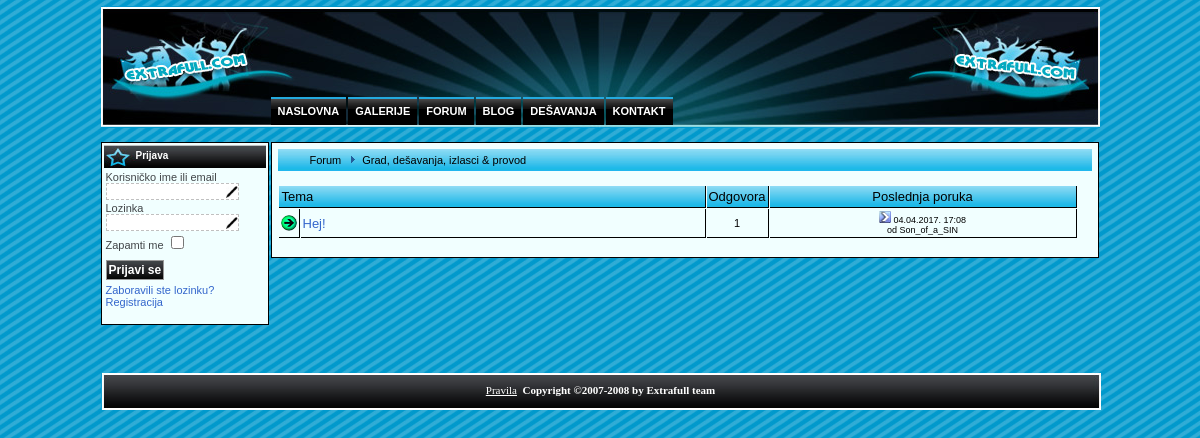
The page /forum?cid=1 on the database its author committed.
### tables this page shows
CREATE TABLE `jos_forum_cats` (
  `id` int(11) NOT NULL,
  `group` int(11) NOT NULL DEFAULT '0',
  `name` tinytext NOT NULL,
  `icon` varchar(20) DEFAULT NULL,
  `moderators` text,
  `description` text,
  `numTopics` int(11) NOT NULL DEFAULT '0',
  `numPosts` int(11) NOT NULL DEFAULT '0',
  `last_topic_id` int(11) NOT NULL DEFAULT '0',
  `creator` int(11) DEFAULT '0',
  `time_created` int(11) DEFAULT '0'
);

CREATE TABLE `jos_forum_topics` (
  `id` int(11) NOT NULL,
  `cid` int(11) NOT NULL,
  `last_id` int(11) NOT NULL,
  `last_userid` int(11) NOT NULL,
  `last_username` varchar(50) NOT NULL,
  `sticky` tinyint(4) DEFAULT '0',
  `time` int(11) DEFAULT '0',
  `subject` varchar(200) NOT NULL,
  `view` int(11) DEFAULT '0',
  `replies` int(11) DEFAULT '0',
  `locked` tinyint(4) DEFAULT '0'
);

### component/forum/controller.php (called while the page is built, shortened)
<?php
class ForumController extends JController
{
	function display()
	{
		$cid = JRequest::getInt('cid',-1);
		$tid = JRequest::getInt('tid',-1);
		$pid = JRequest::getInt('pid',-1);
		if ($pid > 0){
			$db = &Database::getInstance();
			$query = 'SELECT a.tid,count(b.id) as cnt FROM #__forum_posts as a JOIN #__forum_posts AS b on b.tid=a.tid AND b.id <= a.id WHERE a.id='.$pid.' GROUP BY a.tid';
			$db->setQuery($query);
			$obj = $db->loadObject();
			if (!$obj) return;
			global $mainframe;
			$limitstart = intval(($obj->cnt - 1) / 10)*10;
			$mainframe->redirect(Basic::uriBase().'/forum?tid='.$obj->tid.'&limitstart='.$limitstart.'#post'.$pid);
		}
		else if ($tid > 0){
			$viewName = 'topic';
			$id = $tid;
		}
		else if ($cid > 0){
			$viewName = 'topics';
			$id = $cid;
		}
		else {
			$id = JRequest::getInt('show');
			$viewName = $id ? 'posts' : 'cats';
		}
		$view = $this->getView( $viewName, 'html' );
		$view->id = $id;
		$model = $this->getModel( $viewName, 'modelforum' );
		$view->setModel( $model, true );
   	$view->display();
  }
}
?>

### component/forum/forum.php (called while the page is built, shortened)
<?php
require_once (JPATH_COMPONENT.DS.'controller.php');
$controller = new ForumController();
$controller->setName('forum');
$controller->execute(JRequest::getVar('task', 'display', 'default', 'cmd'));
?>

### basic.php (called while the page is built, shortened)
<?php
class Basic{
	protected static $uriBase = null;
	public static function uriBase(){
		if (self::$uriBase == null){
			if (isset($_SERVER['HTTPS']) && !empty($_SERVER['HTTPS']) && (strtolower($_SERVER['HTTPS']) != 'off')) {
				$https = 's://';
			} else {
				$https = '://';
			}
			$s_name = $_SERVER['HTTP_HOST'];
			if (!empty ($_SERVER['PHP_SELF']) && !empty ($_SERVER['REQUEST_URI'])) {
				$uriBase = 'http' . $https . $s_name . rtrim(dirname($_SERVER['PHP_SELF']), '/\\');
			}
			else{
				$uriBase = 'http' . $https . $s_name.rtrim(dirname($_SERVER['SCRIPT_NAME']), '/\\');
			}
			$uriBase = urldecode($uriBase);
			$uriBase = str_replace('"', '&quot;',$uriBase);
			$uriBase = str_replace('<', '&lt;',$uriBase);
			$uriBase = str_replace('>', '&gt;',$uriBase);
			$uriBase = preg_replace('/eval\((.*)\)/', '', $uriBase);
			$uriBase = preg_replace('/[\\\"\\\'][\\s]*javascript:(.*)[\\\"\\\']/', '""', $uriBase);
			self::$uriBase = $uriBase;
		}
		return self::$uriBase;
	}
}

### database.php (called while the page is built, shortened)
<?php
class Database{
	public $connection;
	public $query = '';
	private function __construct(){
		$this->connection = @mysqli_connect( DB_HOST, DB_USER, DB_PASSWORD, DB_NAME );
		mysqli_set_charset( $this->connection, DB_CHARACTER_SET );
	}
	public function setQuery($query, $offset = -1, $limit = -1){
		if ($offset >= 0){
			 $query .= ' LIMIT '.$offset;
			 if ($limit >= 0){
			 	 $query .= ','.$limit;
			 }
		}
	  	$this->query = str_replace( '#__', DB_PREFIX, $query );
	}
	public function query( $query = null, $update = false ){
	  	if ($query == null){
	    	$query = $this->query;
		}
		else{
			$query = str_replace( '#__', DB_PREFIX, $query );
		}
		if ( $update ){
			mysqli_query( $this->connection, $query );
			return mysqli_affected_rows($this->connection);
		}
		else {
			$result = mysqli_query( $this->connection, $query );
			return $result;
		}
	}
	public function loadObjectList( $query = null ){
		$result = $this->query( $query );
		$array = array();
		while ( $row = mysqli_fetch_object( $result ) ) {
			$array[] = $row;
		}
		return $array;
	}
	public function loadObject( $query  = null){
		$result = $this->query( $query );
		$ret = null;
		if ( $object = mysqli_fetch_object( $result ) ) {
			$ret = $object;
		}
		return $ret;
	}
}

### component/forum/models/topics.php (called while the page is built, shortened)
<?php
class ModelForumTopics extends JModel
{
	var $cid;
  function get($limitstart,$limit)
  {
  	 $query = 'SELECT * FROM #__forum_topics WHERE cid='.$this->cid.' ORDER by sticky DESC,time DESC';
		 $rows =  $this->_getList( $query, $limitstart, $limit );
		 return $rows;
  }
  function loadCat(){
  	 $query = 'SELECT name,`group`,moderators,numTopics FROM #__forum_cats WHERE id='.$this->cid;
  	 $db = &Database::getInstance();
  	 $db->setQuery( $query );
  	 $this->cat = $db->loadObject();
  }
}
?>

### library/model.php (called while the page is built, shortened)
<?php
class JModel{
	protected $_db;
	public function __construct($name){
		$this->_db = &Database::getInstance();
	}
	public function _getList( $query, $limitstart = -1, $limit = -1 ){
		$this->_db->setQuery( $query, $limitstart, $limit );
		$result = $this->_db->loadObjectList();
		return $result;
	}
}

### application.php (called while the page is built, shortened)
<?php
require_once(BASE_PATH.DS.'database.php');
require_once(BASE_PATH.DS.'basic.php');
require_once(BASE_PATH.DS.'library'.DS.'controller.php');
require_once(BASE_PATH.DS.'library'.DS.'model.php');
require_once(BASE_PATH.DS.'library'.DS.'view.php');
require_once(BASE_PATH.DS.'library'.DS.'html.php');
$mainframe = new Application();
class Application{
	protected $template;
	public function init(){
		if ( isset($_COOKIE['template']) ){
			$tmp = $_COOKIE['template'];
			switch ( $tmp ){
				case 'cool': break;
				default: $tmp = DEFAULT_TEMPLATE; break;
			}
			$this->template = $tmp;
		}
		else{
			$this->template = DEFAULT_TEMPLATE;
		}
	}
	public function getImageDir(){
		return Basic::uriBase().'/template/'.$this->template.'/images/';
	}
}

### component/forum/views/topics/tmpl/default.php (the view, shortened to what this page needs)
<?php defined('CREW') or die('Restricted access');
echo '<div style="padding:4px">';
echo '<span class="pathway">';
$dummyImg = '<img alt>';
echo JHTML::lnk('forum','Forum').$dummyImg.$this->cat->name;
echo '</span><br/>';
echo '<table class="forum" cellspacing="1">';
echo '<tr><td class="forumtitle" width="400px" colspan="2">Tema</td>';
echo '<td class="forumtitle2" width="40px">Odgovora</td>';
echo '<td class="forumtitle" align="center" width="300px">Poslednja poruka</td></tr>';
if (count($this->topics)){
foreach ($this->topics as $t){
	echo '<tr';
	if ($t->sticky) echo ' class="sticky"';
	echo '>';
	echo '<td>';
	if ($t->locked){
		echo JHTML::image('forum/thread_lock.gif');
	}else echo JHTML::image('forum/icon.gif');
	echo '</td>';
	echo '<td width="400px">';
	echo '<span class="forumone">';
	echo JHTML::lnk('forum?tid='.$t->id,$t->subject);
	echo '</span>&nbsp;<span class="forumtwo">';
	echo '</span></td>';
	echo '<td align="center">'.$t->replies.'</td>';
	echo '<td align="center"><span class="forumtwo">';
	echo JHTML::lnk('forum?task=last&tid='.$t->id,JHTML::image('forum/lastpost.gif')).' ';
	echo JHTML::date($t->time).'<br/> od '.$t->last_username;
	echo '</span></td>';
	echo '</tr>';
}
}else{
}
echo '</table>';
echo '</div>';
?>

### library/html.php (shortened to what this page needs)
<?php
class JHTML{
	public static function date($date, $format = null){
		if (is_numeric($date)){
			$date = date('Y-m-d H:i',$date);
		}
		if (strpos($date, ' ')) {
			list($dt,$tm) = explode(' ',$date);
		} else {
			$dt = $date;
			$tm = '';
		}
		list($y,$m,$d) = explode('-',$dt);
		list($h,$mn) = explode(':',$tm);
		return "$d.$m.$y. $h:$mn";
	}
	public static function image($name,$class=''){
		global $mainframe;
		return '<img src="'.$mainframe->getImageDir().$name.'" '.$class.' />';
	}
	public static function lnk($link,$txt,$add = ''){
		return '<a '.$add.' href="'.Basic::uriBase().'/'.$link.'">'.$txt.'</a>';
	}
}

### template/normal/tpl.css (style rules this page uses)
body { margin: 0; padding: 0; background:url(images/bg.jpg) repeat; text-align:center; color: #414548; font-family:Verdana,Arial,Helvetica; font-size:11px; }
div,span { text-align:left; }
a { color:#3366cc; text-decoration:none; }
span.pathway { color:#000; display:block; background:url(images/input.jpg) repeat scroll 0%; text-align:left; font-size: 11px; text-indent: 32px; height: 22px; line-height: 22px; margin-bottom: 2px; }
span.pathway a { color:#000; padding: 0 7px 0 0; }
span.pathway img { width: 9px; height: 9px; margin:5px 5px 0px 0px; background: url(images/arrow.gif) 0 50% no-repeat; }
img { border:none;margin:0px;padding:0px; }
td, th { color:#000000; font-family:Verdana,Arial,Helvetica; font-size:11px; }
.forum .forumtitle,.forumtitle2 { background:url(images/input.jpg) center repeat; padding:3px; font-family:Tahoma,sans-serif; font-size:13px; }
.forum td { padding:2px; border-bottom:1px solid #000; border-right:1px solid #000; }
.forumone { font-family:Tahoma,sans-serif; font-size:13px; }
.forumtwo { font-size:9px; }

### rows shown on the page
jos_forum_cats: name "Grad, dešavanja, izlasci & provod"
jos_forum_topics: locked 0 (drawn), subject "Hej!", replies "1", time "04.04.2017. 17:08", last_username "Son_of_a_SIN"

### other values the page prints
$menus[$i] "NASLOVNA"
$menus[$i] "GALERIJE"
$menus[$i] "FORUM"
$menus[$i] "BLOG"
$menus[$i] "DEŠAVANJA"
$menus[$i] "KONTAKT"
LOGIT "Korisničko ime ili email"
PASSWORD "Lozinka"
REMEMBER_ME "Zapamti me"
FORGOT_YOUR_PASSWORD "Zaboravili ste lozinku?"
REGISTER "Registracija"
$txt "Forum"
RULES "Pravila"
